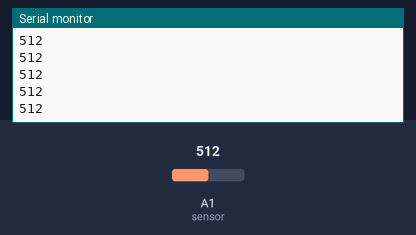
This sketch was run on a simulated Arduino Uno, built with avr-gcc and run on an emulated ATmega328P. Parts: the last lines printed to the serial monitor. The inputs (shaded band) are chosen by the test bench; at power-on: A1 (sensor) = 512.

Above: at 1.2 s.
1.3 s: A1 (sensor) set to 716
At 1.56 s:
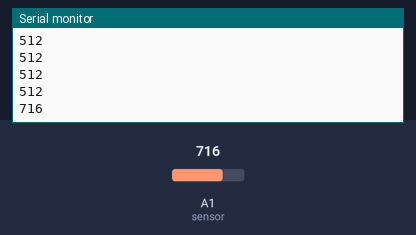
2.8 s: A1 (sensor) set to 900
At 2.96 s:
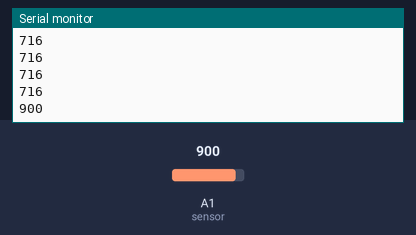
Timing chart, 0 to 5.8 s (numbered marks = the images above; inputs shaded):
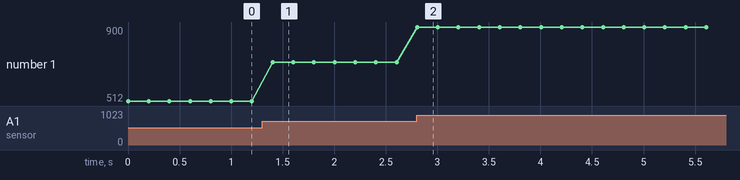

Measured:
- after the input at 1.3 s, the serial monitor: prints a new line after 0.10 s (image 1)
- after the input at 2.8 s, the serial monitor: prints a new line at once (image 2)
- plotted number 1: 512 → 716 after the input at 1.3 s, 716 → 900 after the input at 2.8 s

The sketch:

4_photoresistor.ino
```cpp
int sensor = A1;

void setup(){
  Serial.begin(115200);
  }

void loop(){
  int sensor_result = analogRead(sensor);
  Serial.println(sensor_result);

  delay(200);
  }
```
